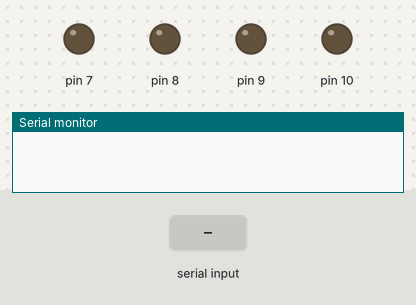
The sketch below on a simulated Arduino Uno, built with avr-gcc and run on an emulated ATmega328P. Shown: output pins drawn as LEDs (lit = HIGH), the last lines printed to the serial monitor. The test bench sets the inputs (shaded band).

Above: at 1.2 s.
1.3 s: "90,45\n" received over Serial
At 3.1 s:
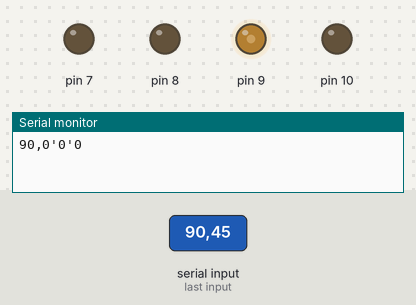
3.8 s: "30,150\n" received over Serial
At 5.1 s:
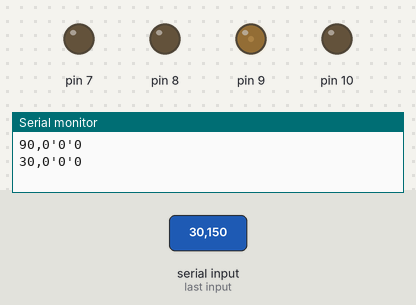
6.3 s: "200\n" received over Serial
At 8.1 s:
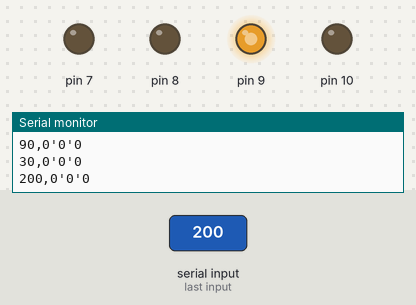
8.8 s: "90\n" received over Serial
At 11.2 s:
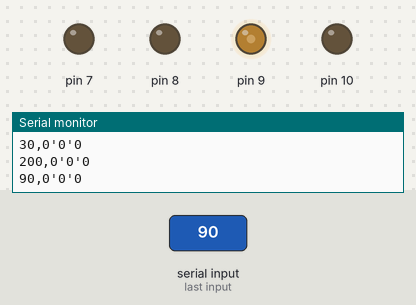
Timing chart, 0 to 12.3 s (numbered marks = the images above; inputs shaded):
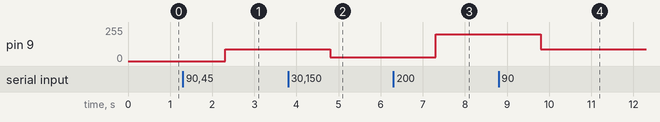

Measured:
- after the input at 1.3 s, pin 9: 0/255 → 90/255 after 1.0 s
- after the input at 3.8 s, pin 9: 90/255 → 30/255 after 1.0 s
- after the input at 6.3 s, pin 9: 30/255 → 200/255 after 1.0 s
- after the input at 8.8 s, pin 9: 200/255 → 90/255 after 1.0 s

The sketch:

arduino_code.ino
```cpp
int data;
long unsigned int totaldata;
char dataL[4],dataR[4], dataD[4];
void setup() {
  Serial.begin(9600);
         pinMode(9,OUTPUT);
         pinMode(8,OUTPUT);
         pinMode(10,OUTPUT);
         pinMode(7,OUTPUT);
}
void loop() {
  if(Serial.available() > 0) {
    char buffer[] = {' ',' ',' ',' ',' ',' ',' ',' ',' ',' ',' ',' ',' ',' ',' ',' ',' ',' ',' '}; // Receive up to 1 bytes
                while (!Serial.available()); // Wait for characters
                Serial.readBytesUntil('\0', buffer, 19);
                  int x=0,i=0,j=0,y=0,val3=0,val4=0;
                  while(buffer[i]!=' ')
                 {
                   dataL[x]=buffer[i];
                   i++;
                   x++;
                 }
                   dataL[x]='\0';
                    i++;

                 while(buffer[i]!=' ')
                 {
                   dataR[j]=buffer[i];
                   i++;
                   j++;
                 }
                   dataR[j]='\0';
                   i++;
                 if(buffer[i]=='1')
                   val3=1;
                 i=i+2;
                 if(buffer[i]=='1')
                    val4=1;

                 int val1 = atoi(dataL);
                 int val2 = atoi(dataR);

                 //dataD=totaldata%1000;
                 //totaldata

                val1=(int(val1/10))*10;
                val2=(int(val2/10))*10;

                Serial.print(val1);
                Serial.print(",");
                Serial.print(val2);
                Serial.print("'");
                Serial.print(val3);
                Serial.print("'");
                Serial.println(val4);
                analogWrite(9,val1);
                analogWrite(10,val2);
                digitalWrite(5,val3);
                digitalWrite(6,val4);
  }

}
```
